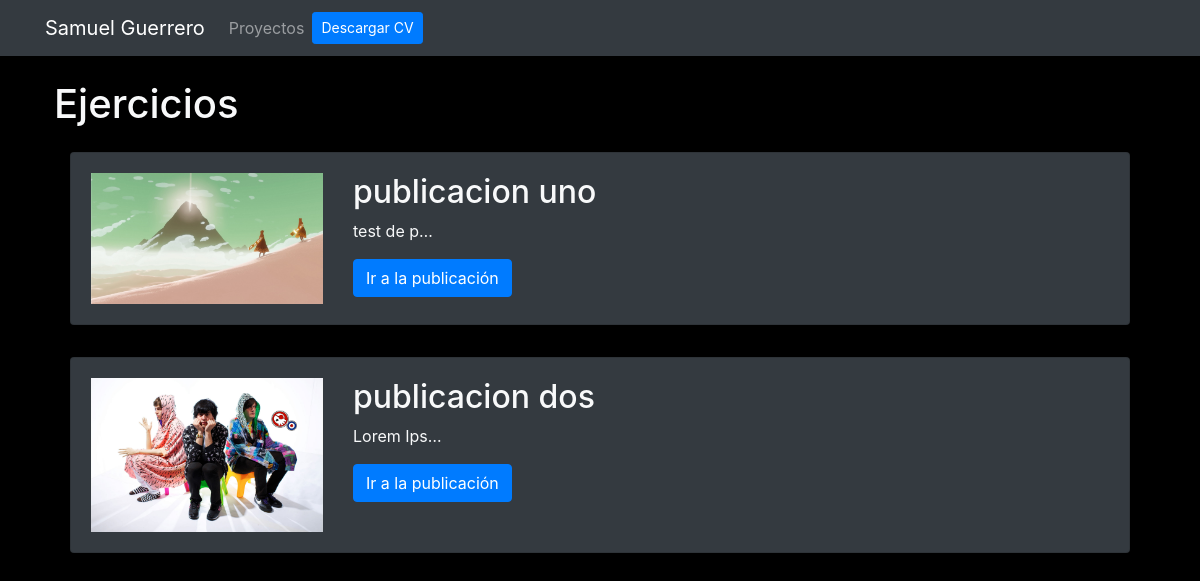
Screenshot of /blog/ with the database file from the repository.
### blog/models.py (models this page shows)
class Post(models.Model):
    title = models.CharField(max_length=100)
    description = models.TextField()
    image = models.ImageField(upload_to="blog/images")
    date = models.DateField(datetime.date.today)

### blog/views.py (the view)
# urls.py: path('', render_posts, name='posts'),
def render_posts(request):
    posts=Post.objects.all()
    return render(request, 'posts.html', {'posts': posts})

### blog/templates/posts.html
{%  extends 'layout.html'%}
{% block content%}
<h1>Ejercicios</h1>
{% for post in posts %}
<div class="p-3">
    <div class="card card-body bg-dark">
        <div class="row">
            <div class="col-3">
                <img src="{{post.image.url}}" atl="post.title" class="img-fluid">
            </div>
            <div class="col-9">
                <h2>{{post.title}}</h2>
                <p>{{post.description| striptags | truncatechars:10}}</p>
                <a href="{% url 'blog:post_detail' post.id %}" class="btn btn-primary">Ir a la publicación</a>
            </div>
        </div>
    </div>
</div>
{% endfor %}
{% endblock %}

### portafolio/static/main.css (style rules this page uses)
body { background-color: black; }

### rows the page displays
Post: image (picture), title "publicacion uno", description "test de p…"
Post: image (picture), title "publicacion dos", description "Lorem Ips…"
